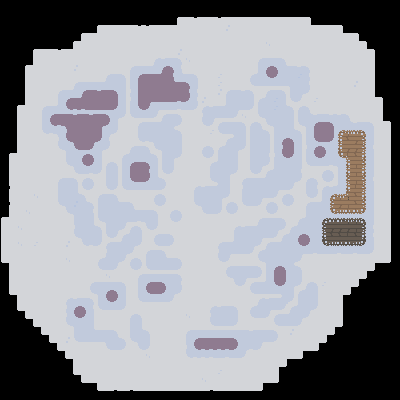

A 2D game scene composited from a Tiled map and its tileset images. What follows is a short description and the map's XML, with every tile layer's data as written:
An orthogonal 50x50 tile map with 8x8 px tiles, 1 tile layer (Livello tile 1).

<map version="1.9" tiledversion="1.9.2" orientation="orthogonal" renderorder="right-down" width="50" height="50" tilewidth="8" tileheight="8" infinite="0" nextlayerid="4" nextobjectid="1">
 <tileset firstgid="1" source="rughai_ground.tsx" />
 <layer id="1" name="Livello tile 1" width="50" height="50">
  <data encoding="csv">
0,0,0,0,0,0,0,0,0,0,0,0,0,0,0,0,0,0,0,0,0,0,0,0,0,0,0,0,0,0,0,0,0,0,0,0,0,0,0,0,0,0,0,0,0,0,0,0,0,0,
0,0,0,0,0,0,0,0,0,0,0,0,0,0,0,0,0,0,0,0,0,0,0,0,0,0,0,0,0,0,0,0,0,0,0,0,0,0,0,0,0,0,0,0,0,0,0,0,0,0,
0,0,0,0,0,0,0,0,0,0,0,0,0,0,0,0,0,0,0,0,0,0,1,2,3,2,2,3,2,2,2,2,2,2,2,2,2,2,4,0,0,0,0,0,0,0,0,0,0,0,
0,0,0,0,0,0,0,0,0,0,0,0,1,2,2,2,2,3,3,2,2,2,20,16,16,16,16,16,31,16,16,16,16,16,16,16,16,16,19,2,2,2,4,0,0,0,0,0,0,0,
0,0,0,0,0,0,0,0,0,0,1,2,20,16,16,16,16,16,16,16,16,16,16,16,16,16,16,16,16,16,16,16,16,16,16,16,16,16,16,16,16,16,19,2,4,0,0,0,0,0,
0,0,0,0,0,0,0,0,0,1,20,16,16,16,16,16,16,16,16,16,16,16,16,16,16,16,16,16,16,16,16,16,16,30,16,16,16,16,16,16,16,16,16,16,19,4,0,0,0,0,
0,0,0,0,1,2,2,3,2,20,16,16,16,16,16,16,16,16,16,16,16,16,31,16,16,16,16,16,16,16,16,16,16,16,16,16,16,16,16,16,16,16,16,16,16,19,4,0,0,0,
0,0,0,0,15,16,16,16,16,16,16,16,16,16,16,16,16,16,16,57,59,58,60,30,16,16,16,16,16,16,16,16,57,58,58,60,16,16,16,16,16,16,16,16,16,16,18,0,0,0,
0,0,0,1,20,16,16,16,16,31,16,16,16,16,16,16,57,58,58,76,63,66,88,16,16,16,16,16,16,16,16,16,71,63,66,75,58,59,60,16,16,16,16,16,16,16,18,0,0,0,
0,0,0,15,16,16,16,16,16,16,16,16,16,57,58,60,71,63,64,64,82,94,75,58,60,16,16,17,16,16,16,57,76,105,108,72,72,73,88,16,16,16,16,16,16,16,18,0,0,0,
0,0,0,15,16,16,16,16,16,57,58,58,58,76,72,74,71,77,78,78,78,81,64,66,74,16,16,17,16,16,16,99,100,100,100,100,62,72,88,16,16,16,16,16,31,16,18,0,0,0,
0,0,0,15,16,16,16,57,58,76,63,64,65,64,66,74,85,77,78,78,78,78,78,94,88,16,16,31,57,58,59,60,16,57,58,60,71,61,102,16,16,16,16,16,16,16,18,0,0,0,
0,0,0,15,16,16,16,71,63,64,82,78,78,78,80,74,85,77,67,106,106,106,107,108,88,31,16,16,71,72,72,74,57,76,73,74,99,102,16,17,16,16,16,16,16,16,19,4,0,0,
0,0,1,20,16,57,58,76,105,107,107,106,106,106,108,74,71,105,108,61,100,100,101,100,102,57,59,58,76,61,100,102,71,72,73,75,60,57,60,16,16,16,16,16,16,16,16,18,0,0,
0,0,15,16,16,71,63,64,64,65,64,65,64,66,61,102,99,100,100,102,57,58,60,16,16,85,61,100,100,102,30,16,99,62,72,72,74,71,75,59,58,59,59,60,16,16,16,18,0,0,
0,0,15,16,16,71,105,107,68,78,78,78,67,108,74,16,16,57,58,58,76,61,102,16,16,99,102,57,58,58,60,57,60,99,62,72,74,99,62,63,64,66,72,75,59,58,60,19,4,0,
0,0,15,16,16,99,101,62,91,78,78,78,80,61,102,16,16,71,72,72,72,75,60,16,16,16,17,99,100,62,74,71,75,60,71,72,75,60,71,77,78,80,113,115,114,116,74,16,18,0,
0,0,15,16,16,16,16,85,105,68,78,67,108,88,16,16,16,99,101,62,72,72,74,16,16,16,16,16,57,76,74,71,72,74,71,63,66,74,71,105,106,108,127,142,143,144,74,16,18,0,
0,0,15,16,16,16,16,99,62,105,106,108,61,102,16,16,57,58,60,99,62,72,74,16,16,57,60,57,76,61,102,71,72,74,71,91,80,74,85,63,66,72,127,143,143,144,88,16,18,0,
0,1,20,16,16,16,16,16,71,72,63,66,74,16,16,57,76,72,75,60,71,61,102,16,16,99,102,71,72,74,16,71,72,88,85,105,108,74,71,105,108,72,155,118,142,130,74,16,18,0,
0,15,16,16,16,16,16,16,99,62,105,108,74,57,60,71,63,64,66,74,71,74,16,16,16,16,57,76,72,74,16,71,61,102,71,72,72,74,99,100,100,101,62,127,129,144,74,16,18,0,
0,15,16,16,16,16,16,16,16,99,100,101,102,71,74,71,77,78,94,74,99,102,16,16,16,16,71,72,61,102,16,99,102,57,76,72,72,88,16,16,57,60,71,127,129,130,74,16,18,0,
0,15,16,16,16,16,16,57,58,60,57,60,16,71,74,71,105,106,108,75,60,16,16,16,16,16,99,62,74,16,57,58,58,76,72,72,61,102,57,60,99,102,71,141,129,144,88,16,18,0,
0,29,16,16,16,16,16,71,72,74,99,102,16,99,102,99,100,100,100,100,102,16,16,16,57,59,58,76,74,16,85,72,72,72,61,100,102,16,71,88,57,59,76,127,128,144,74,16,18,0,
0,15,16,16,30,16,16,71,72,75,60,16,57,58,60,16,16,16,16,57,60,16,16,16,71,72,72,61,102,16,71,72,61,100,102,57,60,16,99,102,71,113,115,132,142,130,74,16,18,0,
0,29,16,16,16,16,16,99,62,87,75,60,71,72,75,58,60,16,16,99,102,16,16,16,99,62,72,74,57,60,99,100,102,57,60,99,102,16,57,58,76,141,143,129,142,144,74,16,18,0,
0,15,16,30,16,16,16,16,99,62,72,88,71,72,72,72,75,58,58,60,16,57,60,16,16,99,100,102,99,102,16,16,16,99,102,16,16,16,71,72,72,155,157,156,156,158,74,16,18,0,
1,20,16,16,16,16,16,16,16,71,72,74,99,62,72,61,100,101,62,74,16,99,102,16,16,16,16,16,16,16,16,16,57,58,58,60,16,57,76,72,119,120,120,121,121,122,74,16,18,0,
15,16,30,16,16,16,16,16,16,85,72,75,60,71,61,102,57,60,99,102,16,16,16,16,16,16,16,16,16,57,59,58,76,72,61,102,57,76,72,72,147,149,149,149,135,150,88,16,18,0,
15,16,16,16,16,16,16,16,16,99,62,72,74,99,102,57,76,74,16,57,58,60,16,16,16,16,16,16,16,71,72,72,61,100,102,57,76,63,66,72,133,148,148,134,148,136,88,16,18,0,
15,16,30,16,17,16,16,16,31,16,99,101,102,57,58,76,61,102,16,99,100,102,16,16,16,16,16,57,58,76,72,61,102,57,58,76,72,105,108,72,161,163,162,162,163,164,74,16,18,0,
15,16,16,16,16,16,16,16,16,16,16,16,16,85,72,61,102,16,57,58,60,16,16,16,16,16,16,85,61,100,100,102,57,76,72,72,72,61,100,101,100,100,101,100,101,100,102,16,18,0,
43,6,16,16,16,16,16,16,30,16,16,16,57,76,61,102,57,60,71,72,75,58,60,16,16,16,16,99,102,16,16,16,99,62,72,72,61,102,16,16,16,16,16,16,16,16,5,44,46,0,
0,15,16,16,16,16,16,16,16,16,16,16,99,100,102,16,99,102,99,100,100,100,102,16,16,16,16,16,57,58,58,58,60,71,63,66,75,60,16,16,16,16,16,16,16,5,46,0,0,0,
0,15,16,16,16,16,16,16,16,16,16,16,16,30,16,16,16,57,58,58,58,58,60,16,16,16,16,16,99,62,61,100,102,71,77,80,72,74,16,16,16,16,16,16,5,46,0,0,0,0,
0,15,16,16,16,16,16,16,16,16,16,57,58,58,58,60,16,71,63,64,66,72,88,16,16,16,16,16,16,99,102,57,58,76,105,108,61,102,57,60,17,16,16,5,46,0,0,0,0,0,
0,43,6,16,16,16,16,16,16,16,16,99,62,63,66,74,16,71,105,106,108,61,102,16,16,16,16,16,16,16,16,99,100,100,100,62,74,57,76,74,16,16,5,46,0,0,0,0,0,0,
0,0,15,16,16,16,16,16,57,59,58,60,71,105,108,74,16,99,100,100,100,102,16,16,16,16,16,16,16,16,16,16,57,59,58,76,102,71,72,74,16,16,18,0,0,0,0,0,0,0,
0,0,43,6,16,16,16,16,85,63,66,88,99,100,100,102,16,16,16,16,16,16,16,16,16,16,57,59,58,60,16,57,76,61,100,102,57,76,61,102,16,16,18,0,0,0,0,0,0,0,
0,0,0,43,6,16,16,16,85,105,108,74,16,16,16,16,57,60,16,16,16,16,16,30,16,16,85,72,72,74,16,99,100,102,57,58,76,61,102,16,16,16,18,0,0,0,0,0,0,0,
0,0,0,0,43,6,16,16,99,62,72,74,16,16,16,16,71,74,16,16,16,16,16,16,16,16,99,100,100,102,16,16,16,16,99,100,100,102,16,16,16,5,46,0,0,0,0,0,0,0,
0,0,0,0,0,43,6,16,16,71,72,75,58,58,60,16,71,75,60,16,16,16,16,57,58,58,58,58,58,58,58,59,58,58,60,16,31,16,16,16,5,46,0,0,0,0,0,0,0,0,
0,0,0,0,0,0,43,6,31,99,100,100,100,62,75,60,99,62,74,16,16,16,16,71,63,64,64,64,64,66,72,72,61,100,102,16,16,16,16,5,46,0,0,0,0,0,0,0,0,0,
0,0,0,0,0,0,0,43,6,16,16,16,16,99,100,102,16,99,102,16,16,16,16,85,105,107,107,107,107,108,61,101,102,16,16,16,16,5,44,46,0,0,0,0,0,0,0,0,0,0,
0,0,0,0,0,0,0,0,43,6,16,16,16,16,16,16,16,16,30,16,16,16,16,99,101,101,101,100,101,100,102,16,16,16,16,5,44,46,0,0,0,0,0,0,0,0,0,0,0,0,
0,0,0,0,0,0,0,0,0,15,16,16,16,16,16,16,16,16,16,16,16,16,16,16,16,16,16,16,16,16,16,16,16,16,5,46,0,0,0,0,0,0,0,0,0,0,0,0,0,0,
0,0,0,0,0,0,0,0,0,43,6,16,16,16,16,16,16,16,16,16,16,16,16,16,16,16,16,17,16,16,16,16,16,16,18,0,0,0,0,0,0,0,0,0,0,0,0,0,0,0,
0,0,0,0,0,0,0,0,0,0,43,44,6,16,16,16,16,16,16,16,16,16,16,16,16,30,16,16,16,16,16,16,5,44,46,0,0,0,0,0,0,0,0,0,0,0,0,0,0,0,
0,0,0,0,0,0,0,0,0,0,0,0,43,44,45,44,45,44,44,44,44,44,44,44,44,44,45,44,44,44,44,44,46,0,0,0,0,0,0,0,0,0,0,0,0,0,0,0,0,0,
0,0,0,0,0,0,0,0,0,0,0,0,0,0,0,0,0,0,0,0,0,0,0,0,0,0,0,0,0,0,0,0,0,0,0,0,0,0,0,0,0,0,0,0,0,0,0,0,0,0
</data>
 </layer>
</map>
